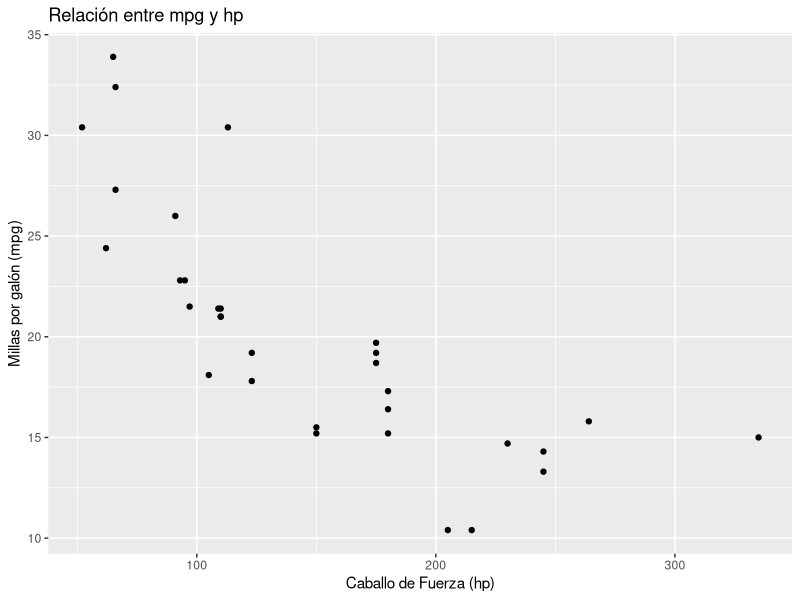
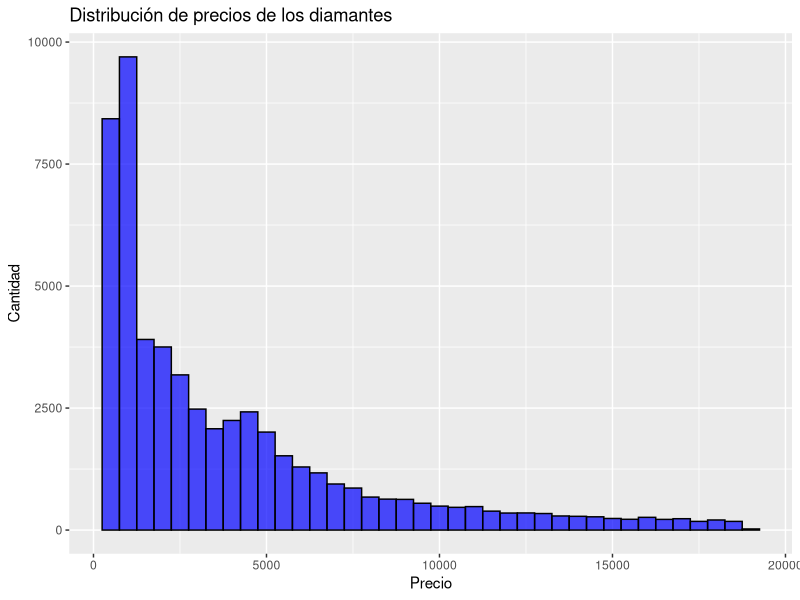
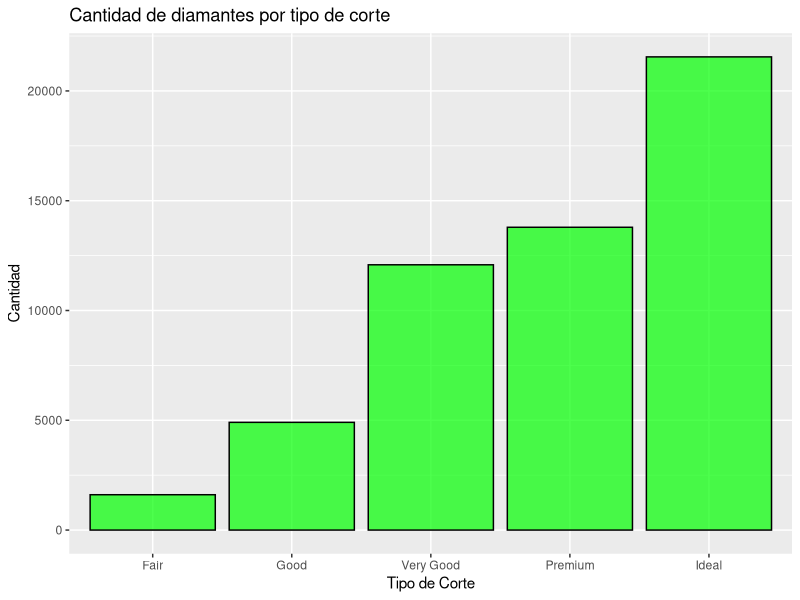
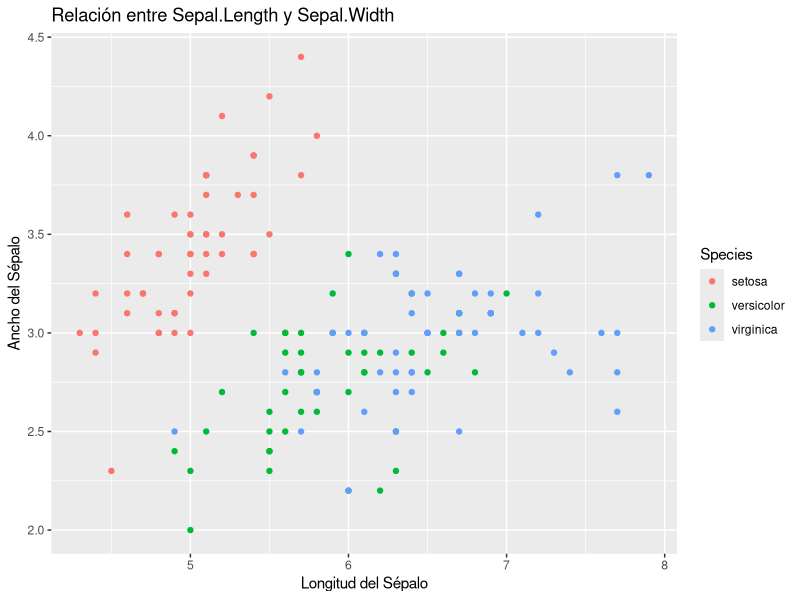
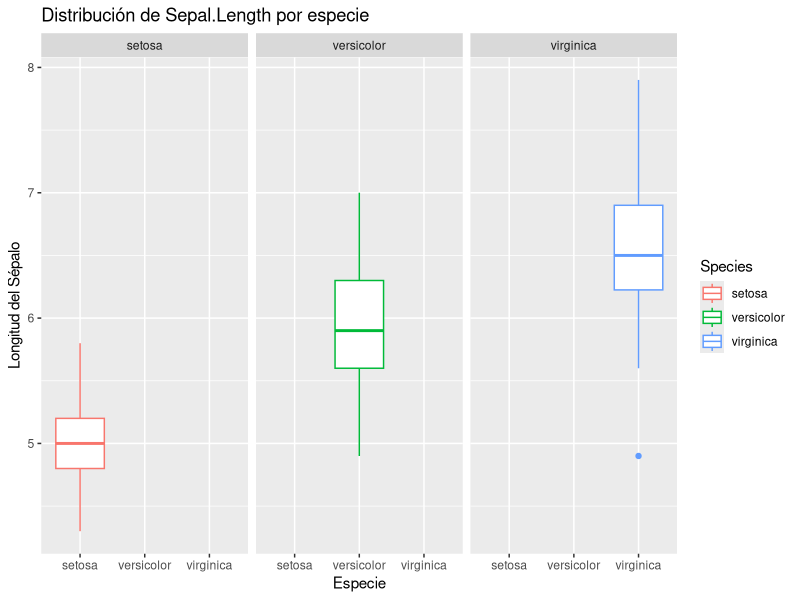
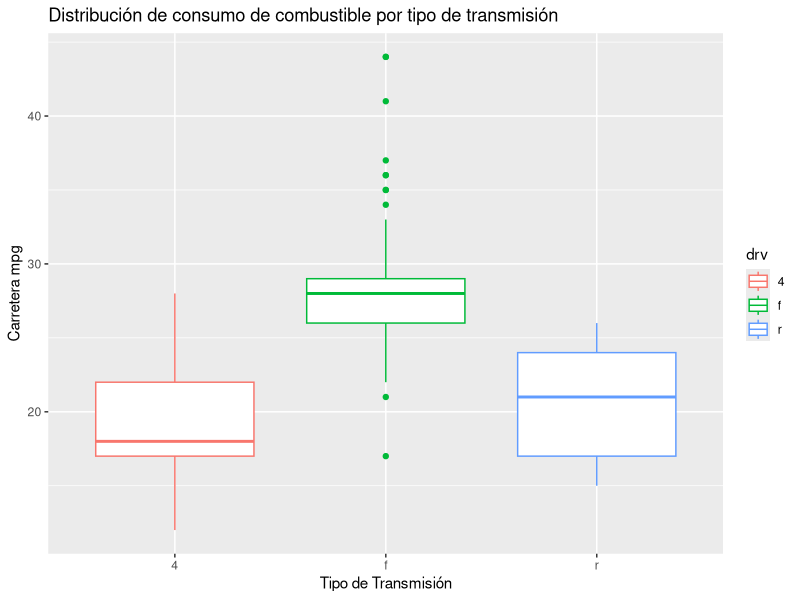
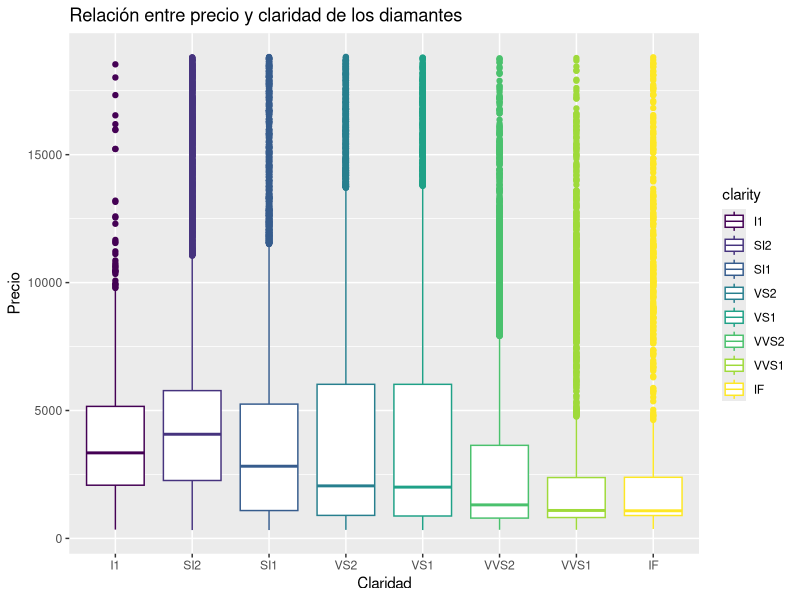
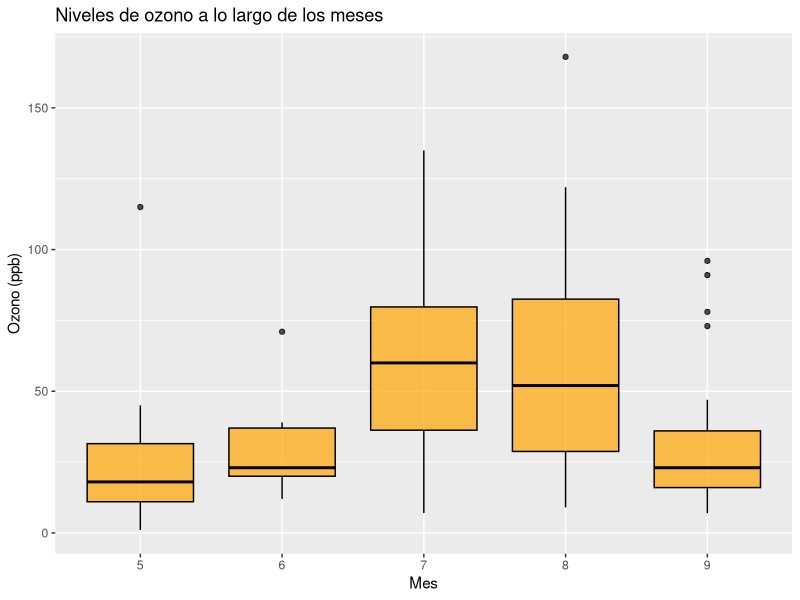

Generate these figures, in order, with R:
# Instalación y carga de paquetes necesarios
install.packages("ggplot2")
library(ggplot2)

# 1. Gráfico de dispersión para mtcars (mpg vs hp)
p1 <- ggplot(mtcars, aes(x=hp, y=mpg)) + 
  geom_point() + 
  labs(title = "Relación entre mpg y hp", x = "Caballo de Fuerza (hp)", y = "Millas por galón (mpg)")

print(p1)
# Observación: A medida que los caballos de fuerza aumentan, las millas por galón tienden a disminuir.

# 2. Histograma del precio de los diamantes
p2 <- ggplot(diamonds, aes(x=price)) + 
  geom_histogram(binwidth=500, fill="blue", color="black", alpha=0.7) + 
  labs(title = "Distribución de precios de los diamantes", x = "Precio", y = "Cantidad")

print(p2)
# Observación: La mayoría de los diamantes tienden a tener un precio más bajo.

# 3. Gráfico de barras de cantidad de diamantes por tipo de corte
p3 <- ggplot(diamonds, aes(x=cut)) + 
  geom_bar(fill="green", color="black", alpha=0.7) + 
  labs(title = "Cantidad de diamantes por tipo de corte", x = "Tipo de Corte", y = "Cantidad")

print(p3)
# Observación: El tipo de corte 'Ideal' es el más común.

# 4. Gráfico de dispersión para iris (Sepal.Length vs Sepal.Width)
p4 <- ggplot(iris, aes(x=Sepal.Length, y=Sepal.Width, color=Species)) + 
  geom_point() + 
  labs(title = "Relación entre Sepal.Length y Sepal.Width", x = "Longitud del Sépalo", y = "Ancho del Sépalo")

print(p4)
# Observación: Cada especie parece tener un rango específico en las dimensiones del sépalo.

# 5. Gráfico de caja de cada especie en iris con facet_wrap
p5 <- ggplot(iris, aes(x=Species, y=Sepal.Length, color=Species)) + 
  geom_boxplot() + 
  facet_wrap(~Species) + 
  labs(title = "Distribución de Sepal.Length por especie", x = "Especie", y = "Longitud del Sépalo")

print(p5)

# 6. Gráfico de caja para mpg (hwy vs drv)
p6 <- ggplot(mpg, aes(x=drv, y=hwy, color=drv)) + 
  geom_boxplot() + 
  labs(title = "Distribución de consumo de combustible por tipo de transmisión", x = "Tipo de Transmisión", y = "Carretera mpg")

print(p6)
# Observación: La transmisión 'f' (front-wheel drive) parece ser más eficiente en términos de consumo de combustible.

# 7. Relación entre precio y claridad de los diamantes
p7 <- ggplot(diamonds, aes(x=clarity, y=price, color=clarity)) + 
  geom_boxplot() + 
  labs(title = "Relación entre precio y claridad de los diamantes", x = "Claridad", y = "Precio")

print(p7)
# Observación: No hay una tendencia clara entre la claridad y el precio. 

# 8. Patrón mensual en niveles de ozono con airquality
p8 <- ggplot(airquality, aes(x=as.factor(Month), y=Ozone)) + 
  geom_boxplot(fill="orange", color="black", alpha=0.7) + 
  labs(title = "Niveles de ozono a lo largo de los meses", x = "Mes", y = "Ozono (ppb)")

print(p8)
# Observación: Hay variaciones en los niveles de ozono a lo largo de los meses.


# 9. Relación entre cyl y mpg en mtcars
p9 <- ggplot(mtcars, aes(x=as.factor(cyl), y=mpg, color=as.factor(cyl))) + 
  geom_boxplot() + 
  labs(title = "Relación entre número de cilindros y mpg", 
       x = "Número de Cilindros", y = "Millas por galón (mpg)")

print(p9)
# Observación: En general, se puede ver que los autos con menos cilindros 
#tienden a tener una mayor eficiencia de combustible (mpg más alto).

